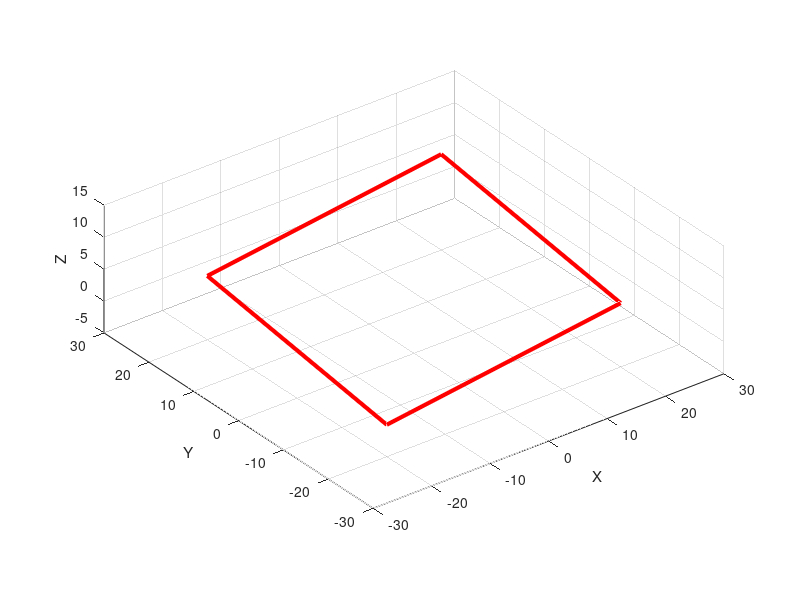

MATLAB code to generate this figure: (Note: this script raises an error after producing the figure.)
function follow_path_3D_Ponly()
% سكريبت مبسط لجعل السيارة تتبع المسار باستخدام RK4
% تم دمج PD للدوران و PID للارتفاع بدون أي إضافات أخرى

% تعريف المسار
path_pts = [-20  20  20 -20 -20;
            -20 -20  20  20 -20;
              0   5  10   5   0];

% x0 : [X; Y; Z; theta]
x = [0; 0; 0; 0];

dt = 0.05;
v = 10;
T = 100;
current_target = 1;
scale = 3.0;
target_tolerance = 3.0;

% ========== PD للزاوية ==========
Kp_theta = 4;
Kd_theta = 1.5;

% ========== PID للارتفاع ==========
Kp_z = 1.2;
Ki_z = 0.4;
Kd_z = 0.3;

% متغيرات تكامل ومشتق
persistent prev_theta_error int_z prev_dz
prev_theta_error = 0;
int_z = 0;
prev_dz = 0;

figure;

for t = 0:dt:T
    clf; hold on; grid on; axis equal;
    axis([-30 30 -30 30 -5 15]);
    xlabel('X'); ylabel('Y'); zlabel('Z');
    view(3);

    plot3(path_pts(1,:), path_pts(2,:), path_pts(3,:), 'r-', 'LineWidth', 3);

    target = path_pts(:, current_target);

    if norm(x(1:3) - target) < target_tolerance
        current_target = current_target + 1;
        if current_target > size(path_pts, 2)
            title('وصلنا إلى نهاية المسار!');
            draw_car_scaled(x, 'b', scale);
            break;
        end
        target = path_pts(:, current_target);
    end

    % الأخطاء
    dx = target(1) - x(1);
    dy = target(2) - x(2);
    dz = target(3) - x(3);

    theta_desired = atan2(dy, dx);
    theta_error = atan2(sin(theta_desired - x(4)), cos(theta_desired - x(4)));

    % =================================================
    %              متحكم PD للزاوية
    % =================================================
    der_theta = (theta_error - prev_theta_error) / dt;
    omega = Kp_theta * theta_error + Kd_theta * der_theta;
    prev_theta_error = theta_error;

    % ساتوريشن
    omega = max(min(omega, 2), -2);

    % =================================================
    %              متحكم PID للارتفاع
    % =================================================
    int_z = int_z + dz * dt;
    der_z = (dz - prev_dz) / dt;

    vz = Kp_z * dz + Ki_z * int_z + Kd_z * der_z;

    prev_dz = dz;

    % ساتوريشن
    vz = max(min(vz, 5), -5);

    % ------------------------------------
    %      تكامل RK4 (بدون تغيير)
    % ------------------------------------
    u = [v; omega; vz];

    k1 = system_dynamics(x, u);
    k2 = system_dynamics(x + k1*(dt/2), u);
    k3 = system_dynamics(x + k2*(dt/2), u);
    k4 = system_dynamics(x + k3*dt, u);

    x = x + (dt/6) * (k1 + 2*k2 + 2*k3 + k4);
    x(4) = atan2(sin(x(4)), cos(x(4)));

    car(x, 'b', scale);

    drawnow;
end

disp('انتهت المحاكاة!');
end

% ----------------------------------------------
%       لا تغييرات في الديناميك أو الرسم
% ----------------------------------------------
function dxdt = system_dynamics(x, u)
    v = u(1);
    omega = u(2);
    vz = u(3);
    theta = x(4);

    dxdt = [v*cos(theta);
            v*sin(theta);
            vz;
            omega];
end
